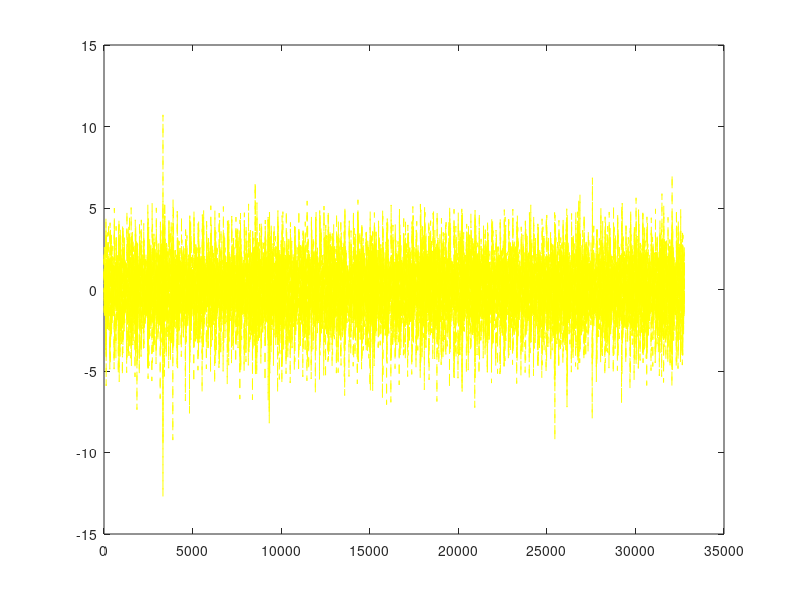
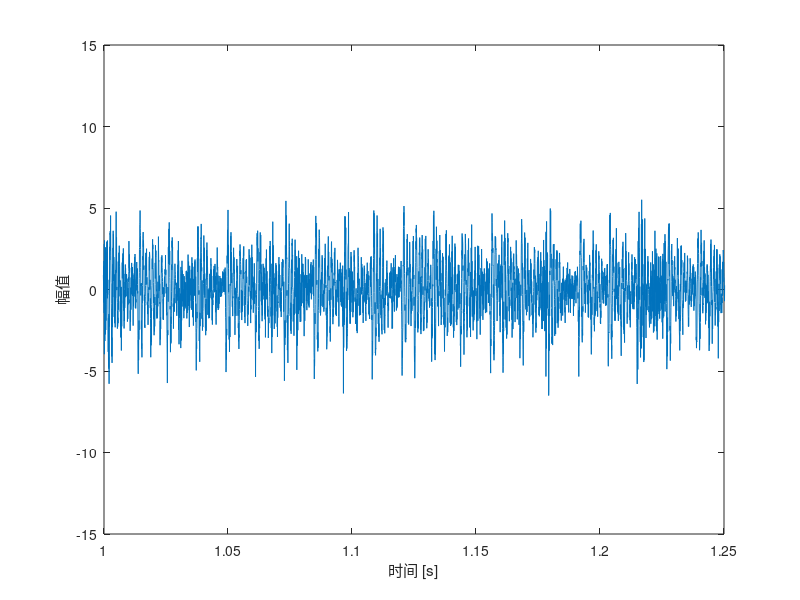

Recreate these plots in MATLAB, in order. (Note: this script raises an error after producing the figures.)
%% Slip_Simul ated_Signal_Analysis

clear
close all
clc

%% chosen signal
% original signal
M = csvread('60.csv',1,0);
sig0=M(:,1);
figure,plot(sig0,'y--')
fs=26500;  % sampling freq.

% 20000length signal
y = sig0;
y = y(1:20000);
figure,plot(y)
xlabel('时间 [s]'),ylabel('幅值')
xlim([1*10^4,1.5*10^4])
xticklabels({'1','1.05','1.1','1.15','1.2','1.25','1.3','1.35','1.4','1.45','1.5'})


%% multi-index matrix TQWT  (Q,J,ka inter)
gamma=0.85;
Q_range = 1:1:10;               
r=3;
ka_range= 0.3:0.1:1;
N=200;

%确定J的范围 用以初始化元胞数组
maxJ=zeros();
for i=1:length(Q_range)
    maxJ(i)=computeJmax(N,i,r);
end
MAXJ=max(maxJ);

matrix=cell(length(Q_range),MAXJ,length(ka_range));

for i =1:length(Q_range)
        Q=Q_range(i);
        J_range=computeJmax(N,Q,r);
        J_len=1:J_range;
    for j=1:MAXJ
            for k=1:length(ka_range)
                if j<=J_range
                    J=J_len(j);
                    ka=ka_range(k);
                    [w,~]=TQWT_SR_GMC_penalty_fun(y',Q,r,J,gamma,ka,0);
                    y_GMC = itqwt(w,Q,r,length(y));
                    matrix{i,j,k}=[kurtosis(y_GMC);peakingfactor(y_GMC);sparsity(y_GMC)]; %获得了参数矩阵
                else
                    matrix{i,j,k}=[0;0;0];
                end
            end
    end
end

kurtosis_vector=zeros(0);
peakingfactor_vector=zeros(0);
sparsity_vector=zeros(0);
 for i=1:size(matrix,1)
    for j=1:size(matrix,2)
        for k=1:size(matrix,3)
            kurtosis_vector(end+1)=matrix{i,j,k}(1);
            peakingfactor_vector(end+1)=matrix{i,j,k}(2);
            sparsity_vector(end+1)=matrix{i,j,k}(3);
        end
    end
 end
matrix_index=[kurtosis_vector;peakingfactor_vector;sparsity_vector];


%% choose Q,ka
[Fj,loc] = chooseband(matrix_index);
% 现在要找到1oc在三维矩阵中的位置，由于choosebang的结果是一行向量，即
%由i,j,k按读取顺序排列的 所以需要进行操作访问下标 注意Q和ka的值最后要换算到Q、ka_range中，J则还与Q有关
Q_loc=ceil(loc/size(matrix,2)/size(matrix,3));%参数矩阵第一层坐标 Q
J_loc=ceil((loc-size(matrix,2)*size(matrix,3)*(Q_loc-1))/size(matrix,3));%参数矩阵第二层坐标 Q
%J的最终值还需要找到Q_loc决定的J_range
ka_loc=loc-(Q_loc-1)*size(matrix,2)*size(matrix,3)-(J_loc-1)*size(matrix,3);%参数第三层坐标 ka

Q_choose=Q_range(Q_loc);
%J的最终值还需要找到Q_loc决定的J_ranged 然后再找J的位置
J_vetor=1:computeJmax(N,Q_loc,r);
J_fin=J_vetor(J_loc);
ka_choose=ka_range(ka_loc);



%% TQWT sparse representation
[x,v]=TQWT_SR_GMC_penalty_fun(y',Q_choose,r,J_fin,gamma,ka_choose,0);
y_GMC = itqwt(x,Q_choose,r,length(y));
figure,plot(y_GMC,'color',0.5*[1 1 1])
% xlim([0,10000])
% ylim([-3,3])
% figure,plot(t,sig1(1:length(y)),t,y_GMC,'r--')
% legend('故障特征信号','去噪信号')
% xlabel('时间[s]'),ylabel('幅值')

% figure,plot(t,sig1(1:length(y)),t,y_GMC,'r--')
% xlim([0.1,0.15])
% legend('故障特征成分','小波基函数')
% xlabel('时间[s]'),ylabel('幅值')
% set(gca,'xticklabel',[]),set(gca,'yticklabel',[])
% % figure,plot(t,y_GMC)
% % xlabel('时间[s]'),ylabel('幅值')
% % xlim([0,1])
% xlim([4000,6000])
% xlabel('采样时间')
% ylabel('幅值')
% set(gca,'xticklabel',[]),set(gca,'yticklabel',[])
% title('Q=1,r=3')
% 
% 
% figure,plot(sig_1)
% xlabel('时间[s]')
% ylabel('幅值')
% xlim([0,300])


blp=abs(fft(abs(hilbert(y_GMC))))/length(y_GMC)*2;
figure,plot(blp)
blp(1)=0;
% pl=(0:length(y_GMC)-1)/length(y_GMC)*fs;
% figure,plot(pl(1:round(length(y_GMC)/2)),blp(1:round(length(y_GMC)/2)))
% xlabel('频率 [Hz]'),ylabel('幅值')
xlim([0,350])


